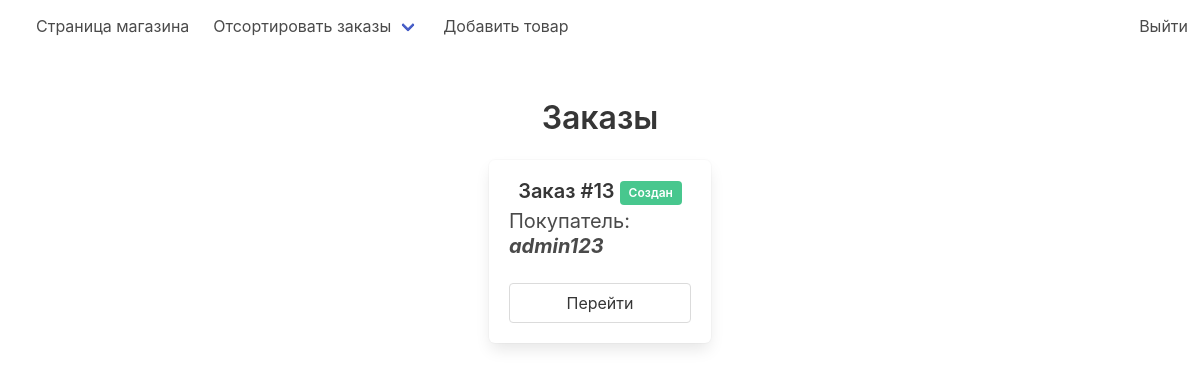
Page /staff/home/?filter=new on the committed database.
### store/models.py (models this page shows, shortened)
class Order(models.Model):
    customer = models.ForeignKey(User, on_delete=models.CASCADE)
    address = models.CharField(max_length=255)
    phone = models.CharField(max_length=255)
    total_price = models.IntegerField()
    comment = models.CharField(max_length=255, null=True, blank=True)
    status = models.CharField(max_length=255, choices=STATUS, default='Создан')

### staff/views.py (the view)
# urls.py: path('home/', views.home, name='home'),
def home(request):
    orders = Order.objects.all()
    action = request.GET.get('filter')
    if action == 'new':
        orders = orders.filter(status='Создан')
    elif action == 'get':
        orders = orders.filter(status='Принят в работу')
    elif action == 'send':
        orders = orders.filter(status='В пути')
    elif action == 'done':
        orders = orders.filter(status='Доставлен')
    return render(request, 'admin.html', {'orders': orders})

### staff/templates/admin.html
{% extends 'admin_layout.html' %}
{% block content %}
    <section class="section">
        <div class="container">
            <div class="title has-text-centered">Заказы</div>
            <div class="columns is-multiline is-centered">
                {% for order in orders %}
                    <div class="column is-3">
                        <div class="box">
                            <div class="title is-5 has-text-centered">
                                Заказ #{{ order.pk }}
                                <span class="tag is-meduim is-success">
                            {{ order.status }}
                        </span>
                            </div>
                            <div class="subtitle">
                                Покупатель:
                                <span class="is-italic has-text-weight-bold">
                            {{ order.customer }}
                        </span>
                            </div>
                            <div class="buttons">
                                <a class="button is-fullwidth" href="{% url 'staff:order' order.pk %}">
                                    Перейти
                                </a>
                            </div>
                        </div>
                    </div>
                {% endfor %}
            </div>
        </div>
    </section>
{% endblock %}

### rows in the picture
Order: pk "13", status "Создан", customer "admin123"
